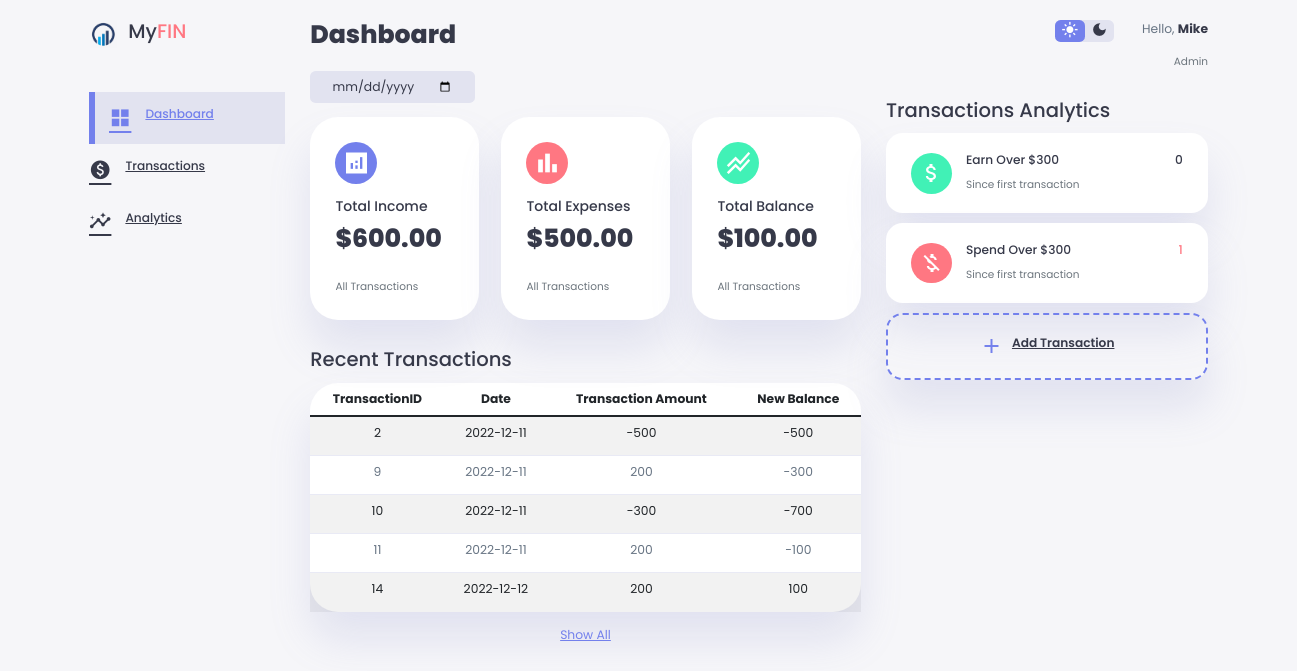
The page / on the database its author committed.
### tables this page shows
CREATE TABLE 'transactions' ('transaction_id' INTEGER PRIMARY KEY AUTOINCREMENT NOT NULL, date DATE NOT NULL, amount NUMERIC NOT NULL, balance NUMERIC NOT NULL DEFAULT 0.00);

### app.py (the view)
@app.route("/")
def index():
    fin_info = db.execute(
        "SELECT transaction_id, date, amount, balance FROM transactions ORDER BY date ASC LIMIT 5")
    income = db.execute("SELECT SUM(amount) FROM transactions WHERE amount > 0 GROUP BY amount")[0]["SUM(amount)"]
    expenses = db.execute("SELECT SUM(amount) FROM transactions WHERE amount < 0 GROUP BY amount")[0]["SUM(amount)"]
    balance = income + expenses
    overearn = db.execute(
        "SELECT COUNT(*) FROM transactions WHERE amount > 300")[0]["COUNT(*)"]
    overspend = db.execute(
        "SELECT COUNT(*) FROM transactions WHERE amount < -300")[0]["COUNT(*)"]
    return render_template("index.html",
    fin_info=fin_info, total_income = usd(income), total_expenses = usd(-expenses), total_balance = usd(balance), overearn = overearn, overspend = overspend)

### app.py (called while the page is built)
@app.after_request
def after_request(response):
    response.headers["Cache-Control"] = "no-cache, no-store, must-revalidate"
    response.headers["Expires"] = 0
    response.headers["Pragma"] = "no-cache"
    return response

### helpers.py (called while the page is built)
def usd(value):
    return f"${value:,.2f}"

### templates/index.html (shortened to what this page needs)
<!DOCTYPE html>
<html lang="en">
    <head>
        <link href="https://cdn.jsdelivr.net/npm/bootstrap@5.1.3/dist/css/bootstrap.min.css" rel="stylesheet">
        <link href="/static/styles.css" rel="stylesheet">
    </head>
    <body>
        <div class="container">
            <aside>
                <div class="top">
                    <div class="logo">
                        <img src="/static/logo.png">
                        <h2>My<span class="danger">FIN</span></h2>
                    </div>
                </div>
                <div class="sidebar">
                    <a href="{{ url_for('index') }}" class="active">
                        <span class="material-icons-sharp">grid_view</span>
                        <h3>Dashboard</h3>
                    </a>
                    <a href="{{ url_for('transactions') }}">
                        <span class="material-icons-sharp">paid</span>
                        <h3>Transactions</h3>
                    </a>
                    <a href="{{ url_for('analytics') }}">
                        <span class="material-icons-sharp">insights</span>
                        <h3>Analytics</h3>
                    </a>
                </div>
            </aside>
            <main>
                <h1>Dashboard</h1>
                <div class="date">
                    <input type="date">
                </div>
                <div class="insights">
                    <div class="income">
                        <span class="material-icons-sharp">analytics</span>
                        <div class="middle">
                            <div class="left">
                                <h3>Total Income</h3>
                                <h1>{{ total_income }}</h1>
                            </div>
                        </div>
                        <small class="text-muted">All Transactions</small>
                    </div>
                    <div class="expenses">
                        <span class="material-icons-sharp">bar_chart</span>
                        <div class="middle">
                            <div class="left">
                                <h3>Total Expenses</h3>
                                <h1>{{ total_expenses }}</h1>
                            </div>
                        </div>
                        <small class="text-muted">All Transactions</small>
                    </div>
                    <div class="balance">
                        <span class="material-icons-sharp">stacked_line_chart</span>
                        <div class="middle">
                            <div class="left">
                                <h3>Total Balance</h3>
                                <h1>{{ total_balance }}</h1>
                            </div>
                        </div>
                        <small class="text-muted">All Transactions</small>
                    </div>
                </div>
                <div class="recent-transactions">
                    <h2>Recent Transactions</h2>
                    <table class="table table-striped">
                        <thead>
                            <tr>
                                <th>TransactionID</th>
                                <th>Date</th>
                                <th>Transaction Amount</th>
                                <th>New Balance</th>
                            </tr>
                        </thead>
                        <tbody>
                            {% for info in fin_info %}
                            <tr>
                                <td>{{ info["transaction_id"] }}</td>
                                <td>{{ info["date"] }}</td>
                                <td>{{ info["amount"] }}</td>
                                <td>{{ info["balance"] }}</td>
                            </tr>
                            {% endfor %}
                        </tbody>
                    </table>
                    <a href="{{ url_for('analytics') }}">Show All</a>
                </div>
            </main>
            <div class="right">
                <div class="top">
                    <div class="theme-toggler">
                        <span class="material-icons-sharp active">light_mode</span>
                        <span class="material-icons-sharp">dark_mode</span>
                    </div>
                    <div class="profile">
                        <div class="info">
                            <p>Hello, <b>Mike</b></p>
                            <small class="text-muted">Admin</small>
                        </div>
                    </div>
                </div>
                <div class="transactions-analytics">
                    <h2>Transactions Analytics</h2>
                    <div class="item earn">
                        <div class="icon">
                            <span class="material-icons-sharp">attach_money</span>
                        </div>
                        <div class="right">
                            <div class="info">
                                <h3>Earn Over $300</h3>
                                <small class="text-muted">Since first transaction</small>
                            </div>
                            <h3>{{ overearn }}</h3>
                        </div>
                    </div>
                    <div class="item expense">
                        <div class="icon">
                            <span class="material-icons-sharp">money_off_csred</span>
                        </div>
                        <div class="right">
                            <div class="info">
                                <h3>Spend Over $300</h3>
                                <small class="text-muted">Since first transaction</small>
                            </div>
                            <h3 class="danger">{{ overspend }}</h3>
                        </div>
                    </div>
                    <div class="item add-transaction">
                        <div>
                            <span class="material-icons-sharp">add</span>
                            <a href="/transactions"><h3>Add Transaction</h3></a>
                        </div>
                    </div>
                </div>
            </div>
        </div>
    </body>
</html>

### rows shown on the page
transactions: transaction_id "2", date "2022-12-11", amount "-500", balance "-500"
transactions: transaction_id "9", date "2022-12-11", amount "200", balance "-300"
transactions: transaction_id "10", date "2022-12-11", amount "-300", balance "-700"
transactions: transaction_id "11", date "2022-12-11", amount "200", balance "-100"
transactions: transaction_id "14", date "2022-12-12", amount "200", balance "100"

### other values the page prints
{{ total_income }} "$600.00"
{{ total_expenses }} "$500.00"
{{ total_balance }} "$100.00"
{{ overearn }} "0"
{{ overspend }} "1"
